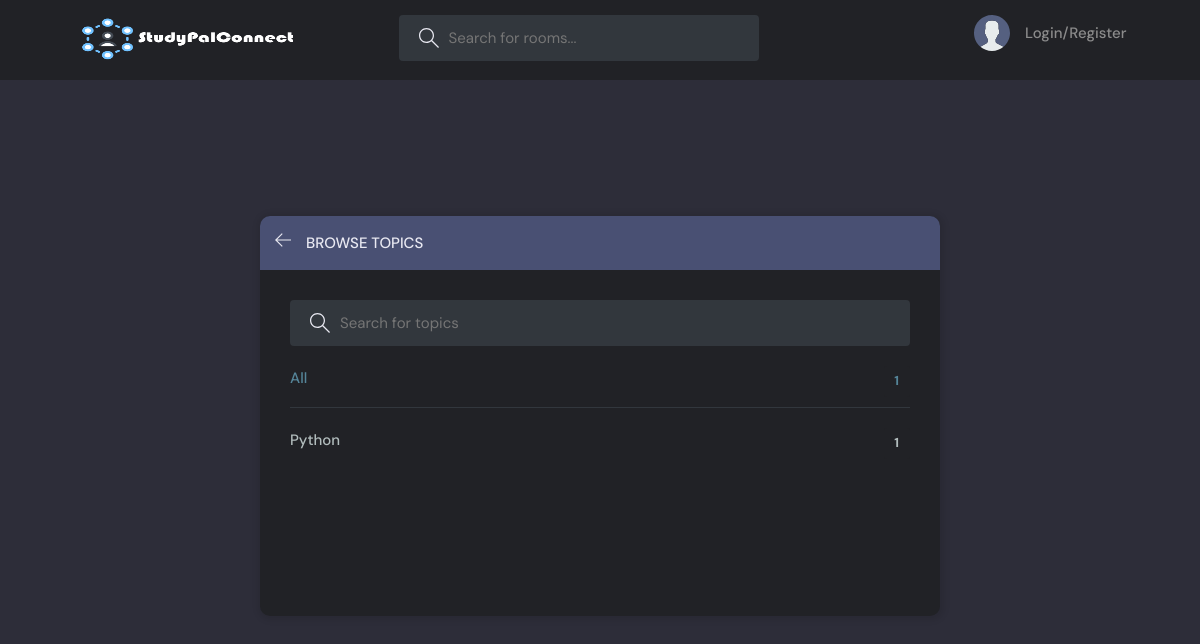
Before: /topics/ with the older database file.
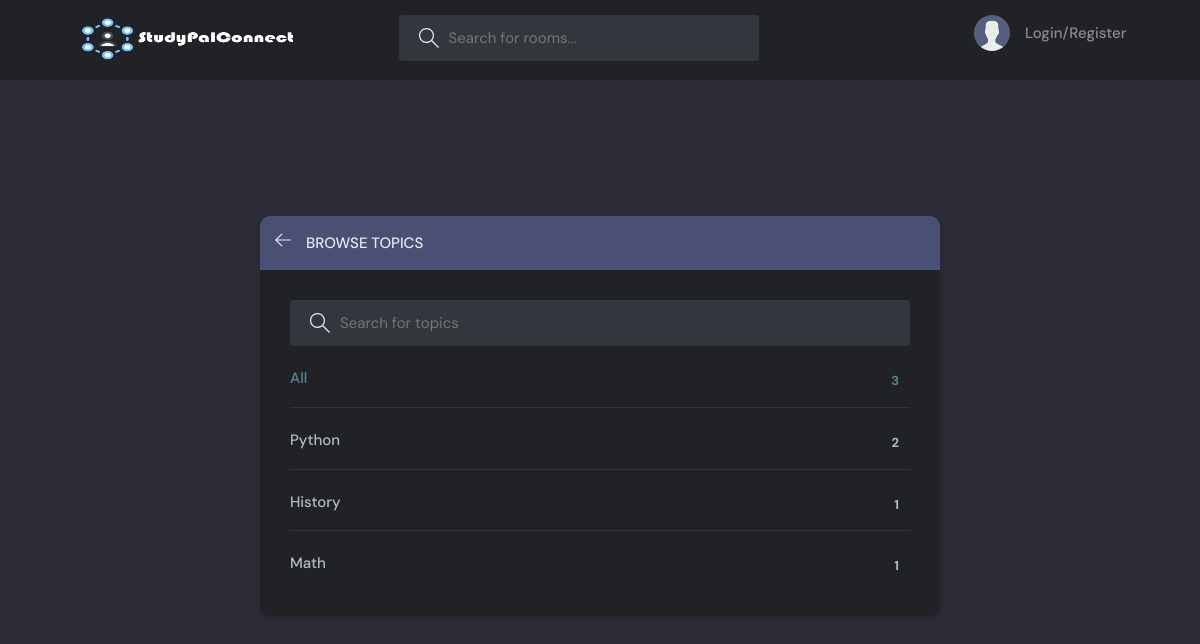
After: the same page with the newer database file.
### Core/models.py (models this page shows, shortened)
class Topic(models.Model):
    name = models.CharField(max_length=200)

### Core/views.py (the view)
# urls.py: path('topics/', views.topics_page, name='topics'),
def topics_page(request):
    q = request.GET.get('q') if request.GET.get('q') is not None else ''
    topics = Topic.objects.filter(name__icontains=q)
    return render(request, 'Core/topics.html', {'topics': topics})

### templates/Core/topics.html (shortened to what this page needs)
{% extends 'base.html' %}
{% block content %}
<main class="create-room layout">
  <div class="container">
    <div class="layout__box">
      <div class="layout__boxHeader">
        <div class="layout__boxTitle">
          <a href="{{ request.META.HTTP_REFERER }}">
            <svg version="1.1" xmlns="http://www.w3.org/2000/svg" width="32" height="32" viewBox="0 0 32 32">
              <title>arrow-left</title>
              <path
                d="M13.723 2.286l-13.723 13.714 13.719 13.714 1.616-1.611-10.96-10.96h27.625v-2.286h-27.625l10.965-10.965-1.616-1.607z"
              ></path>
            </svg>
          </a>
          <h3>Browse Topics</h3>
        </div>
      </div>
      <div class="topics-page layout__body">
        <form class="header__search">
          <label>
            <input name="q" placeholder="Search for topics" />
          </label>
        </form>
        <ul class="topics__list">
          <li>
            <a href="" class="active">All <span>{{ topics.count }}</span></a>
          </li>
            {% for topic in topics %}
          <li>
            <a href="{% url 'home' %}?q={{ topic.name }}">{{ topic.name }}<span>{{ topic.room_set.all.count }}</span></a>
          </li>
            {% endfor %}
        </ul>
      </div>
    </div>
  </div>
</main>
{% endblock %}

Changed rows visible on the page:
computed for Topic "Python": room_set.all.count "1" → "2"
added Topic: name "History", room_set.all.count "1"
added Topic: name "Math", room_set.all.count "1"
Other visible differences:
{{ topics.count }}: "1" → "3"
